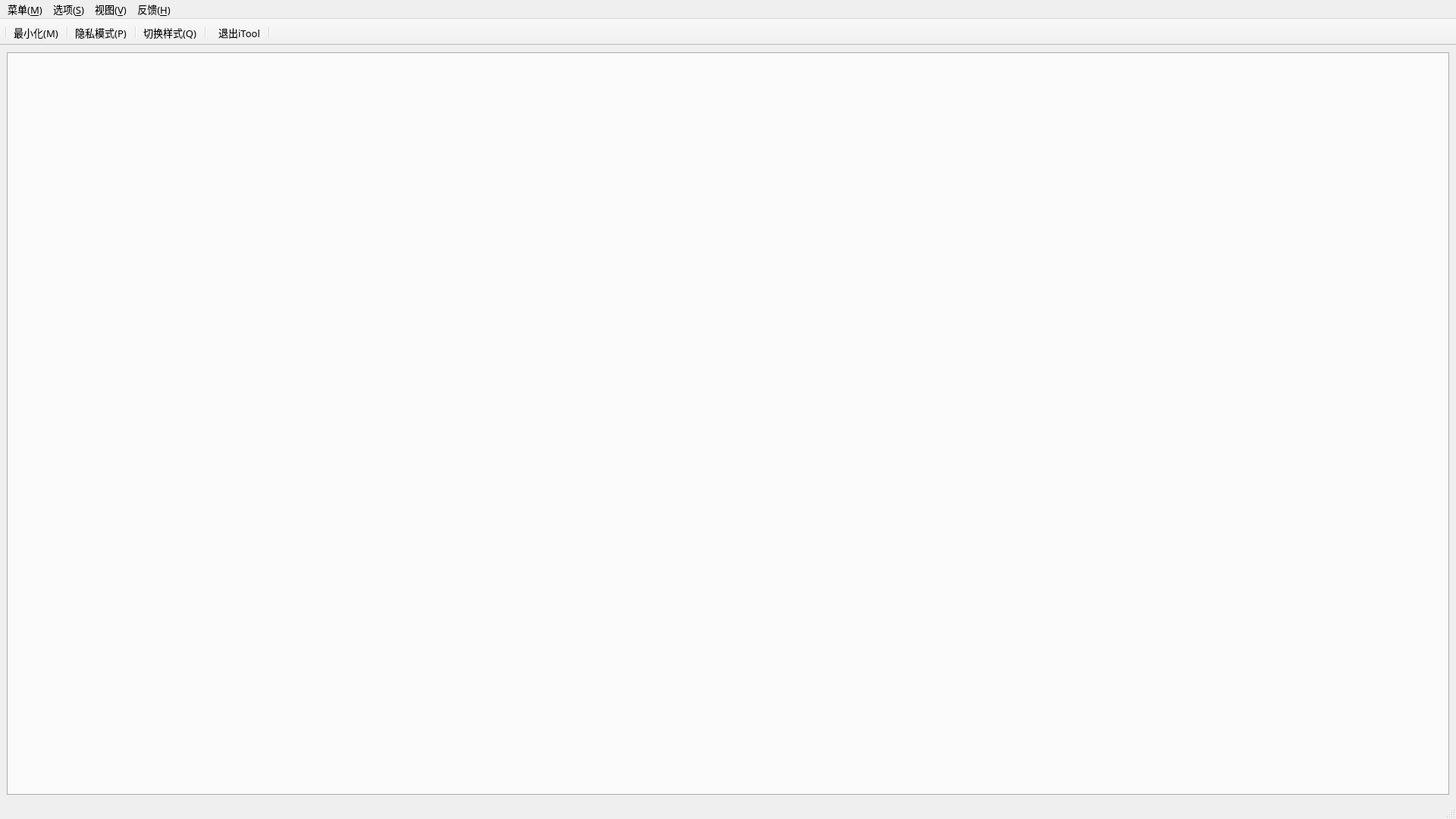
<?xml version="1.0" encoding="UTF-8"?>
<ui version="4.0">
 <class>iToolmainForm</class>
 <widget class="QMainWindow" name="iToolmainForm">
  <property name="geometry">
   <rect>
    <x>0</x>
    <y>0</y>
    <width>1920</width>
    <height>1080</height>
   </rect>
  </property>
  <property name="minimumSize">
   <size>
    <width>750</width>
    <height>400</height>
   </size>
  </property>
  <property name="font">
   <font>
    <family>宋体</family>
    <pointsize>10</pointsize>
   </font>
  </property>
  <property name="cursor">
   <cursorShape>PointingHandCursor</cursorShape>
  </property>
  <property name="windowTitle">
   <string>iTool</string>
  </property>
  <widget class="QWidget" name="centralwidget">
   <property name="cursor">
    <cursorShape>PointingHandCursor</cursorShape>
   </property>
   <layout class="QHBoxLayout" name="horizontalLayout">
    <item>
     <layout class="QVBoxLayout" name="verticalLayout">
      <item>
       <widget class="QTabWidget" name="tabWidget">
        <property name="tabPosition">
         <enum>QTabWidget::South</enum>
        </property>
        <property name="currentIndex">
         <number>-1</number>
        </property>
        <property name="elideMode">
         <enum>Qt::ElideNone</enum>
        </property>
        <property name="documentMode">
         <bool>false</bool>
        </property>
        <property name="tabsClosable">
         <bool>false</bool>
        </property>
        <property name="movable">
         <bool>false</bool>
        </property>
        <property name="tabBarAutoHide">
         <bool>false</bool>
        </property>
       </widget>
      </item>
     </layout>
    </item>
   </layout>
  </widget>
  <widget class="QMenuBar" name="menubar">
   <property name="geometry">
    <rect>
     <x>0</x>
     <y>0</y>
     <width>1920</width>
     <height>23</height>
    </rect>
   </property>
   <property name="font">
    <font>
     <family>宋体</family>
     <pointsize>10</pointsize>
    </font>
   </property>
   <property name="cursor">
    <cursorShape>PointingHandCursor</cursorShape>
   </property>
   <property name="defaultUp">
    <bool>false</bool>
   </property>
   <property name="nativeMenuBar">
    <bool>true</bool>
   </property>
   <widget class="QMenu" name="menu_M">
    <property name="font">
     <font>
      <family>宋体</family>
      <pointsize>10</pointsize>
     </font>
    </property>
    <property name="cursor">
     <cursorShape>PointingHandCursor</cursorShape>
    </property>
    <property name="title">
     <string>菜单(&amp;M)</string>
    </property>
    <addaction name="separator"/>
    <addaction name="action_M"/>
    <addaction name="separator"/>
    <addaction name="action_iTool"/>
    <addaction name="separator"/>
   </widget>
   <widget class="QMenu" name="menu_S">
    <property name="font">
     <font>
      <family>宋体</family>
      <pointsize>10</pointsize>
     </font>
    </property>
    <property name="cursor">
     <cursorShape>PointingHandCursor</cursorShape>
    </property>
    <property name="title">
     <string>选项(&amp;S)</string>
    </property>
    <addaction name="separator"/>
    <addaction name="action_P"/>
    <addaction name="separator"/>
   </widget>
   <widget class="QMenu" name="menu_H">
    <property name="cursor">
     <cursorShape>PointingHandCursor</cursorShape>
    </property>
    <property name="title">
     <string>反馈(&amp;H)</string>
    </property>
   </widget>
   <widget class="QMenu" name="menu_V">
    <property name="font">
     <font>
      <family>宋体</family>
      <pointsize>10</pointsize>
     </font>
    </property>
    <property name="cursor">
     <cursorShape>PointingHandCursor</cursorShape>
    </property>
    <property name="title">
     <string>视图(&amp;V)</string>
    </property>
    <addaction name="separator"/>
    <addaction name="action_Q"/>
    <addaction name="separator"/>
   </widget>
   <addaction name="menu_M"/>
   <addaction name="menu_S"/>
   <addaction name="menu_V"/>
   <addaction name="menu_H"/>
  </widget>
  <widget class="QStatusBar" name="statusbar">
   <property name="cursor">
    <cursorShape>PointingHandCursor</cursorShape>
   </property>
  </widget>
  <widget class="QToolBar" name="toolBar">
   <property name="cursor">
    <cursorShape>PointingHandCursor</cursorShape>
   </property>
   <property name="windowTitle">
    <string>toolBar</string>
   </property>
   <property name="movable">
    <bool>false</bool>
   </property>
   <property name="allowedAreas">
    <set>Qt::NoToolBarArea</set>
   </property>
   <property name="iconSize">
    <size>
     <width>70</width>
     <height>28</height>
    </size>
   </property>
   <property name="toolButtonStyle">
    <enum>Qt::ToolButtonTextBesideIcon</enum>
   </property>
   <attribute name="toolBarArea">
    <enum>TopToolBarArea</enum>
   </attribute>
   <attribute name="toolBarBreak">
    <bool>false</bool>
   </attribute>
   <addaction name="separator"/>
   <addaction name="action_M"/>
   <addaction name="separator"/>
   <addaction name="action_P"/>
   <addaction name="separator"/>
   <addaction name="action_Q"/>
   <addaction name="separator"/>
  </widget>
  <widget class="QToolBar" name="toolBar_2">
   <property name="cursor">
    <cursorShape>PointingHandCursor</cursorShape>
   </property>
   <property name="windowTitle">
    <string>toolBar_2</string>
   </property>
   <property name="movable">
    <bool>false</bool>
   </property>
   <property name="allowedAreas">
    <set>Qt::NoToolBarArea</set>
   </property>
   <property name="iconSize">
    <size>
     <width>70</width>
     <height>28</height>
    </size>
   </property>
   <property name="toolButtonStyle">
    <enum>Qt::ToolButtonTextBesideIcon</enum>
   </property>
   <attribute name="toolBarArea">
    <enum>TopToolBarArea</enum>
   </attribute>
   <attribute name="toolBarBreak">
    <bool>false</bool>
   </attribute>
   <addaction name="action_iTool"/>
   <addaction name="separator"/>
  </widget>
  <action name="action_iTool">
   <property name="icon">
    <iconset resource="../../iToolres.qrc">
     <normaloff>:/res/action/close.ico</normaloff>:/res/action/close.ico</iconset>
   </property>
   <property name="text">
    <string>退出iTool</string>
   </property>
   <property name="font">
    <font>
     <family>宋体</family>
     <pointsize>10</pointsize>
    </font>
   </property>
   <property name="shortcut">
    <string>Ctrl+E</string>
   </property>
  </action>
  <action name="action_Q">
   <property name="icon">
    <iconset resource="../../iToolres.qrc">
     <normaloff>:/res/action/style.ico</normaloff>:/res/action/style.ico</iconset>
   </property>
   <property name="text">
    <string>切换样式(&amp;Q)</string>
   </property>
   <property name="font">
    <font>
     <family>宋体</family>
     <pointsize>10</pointsize>
    </font>
   </property>
   <property name="shortcut">
    <string>Q</string>
   </property>
  </action>
  <action name="action_M">
   <property name="icon">
    <iconset resource="../../iToolres.qrc">
     <normaloff>:/res/action/min.ico</normaloff>:/res/action/min.ico</iconset>
   </property>
   <property name="text">
    <string>最小化(&amp;M)</string>
   </property>
   <property name="font">
    <font>
     <family>宋体</family>
     <pointsize>10</pointsize>
    </font>
   </property>
   <property name="shortcut">
    <string>Esc</string>
   </property>
  </action>
  <action name="action_P">
   <property name="icon">
    <iconset resource="../../iToolres.qrc">
     <normaloff>:/res/action/privacy.ico</normaloff>:/res/action/privacy.ico</iconset>
   </property>
   <property name="text">
    <string>隐私模式(&amp;P)</string>
   </property>
   <property name="font">
    <font>
     <family>宋体</family>
     <pointsize>10</pointsize>
    </font>
   </property>
  </action>
 </widget>
 <resources>
  <include location="../../iToolres.qrc"/>
 </resources>
 <connections/>
</ui>
